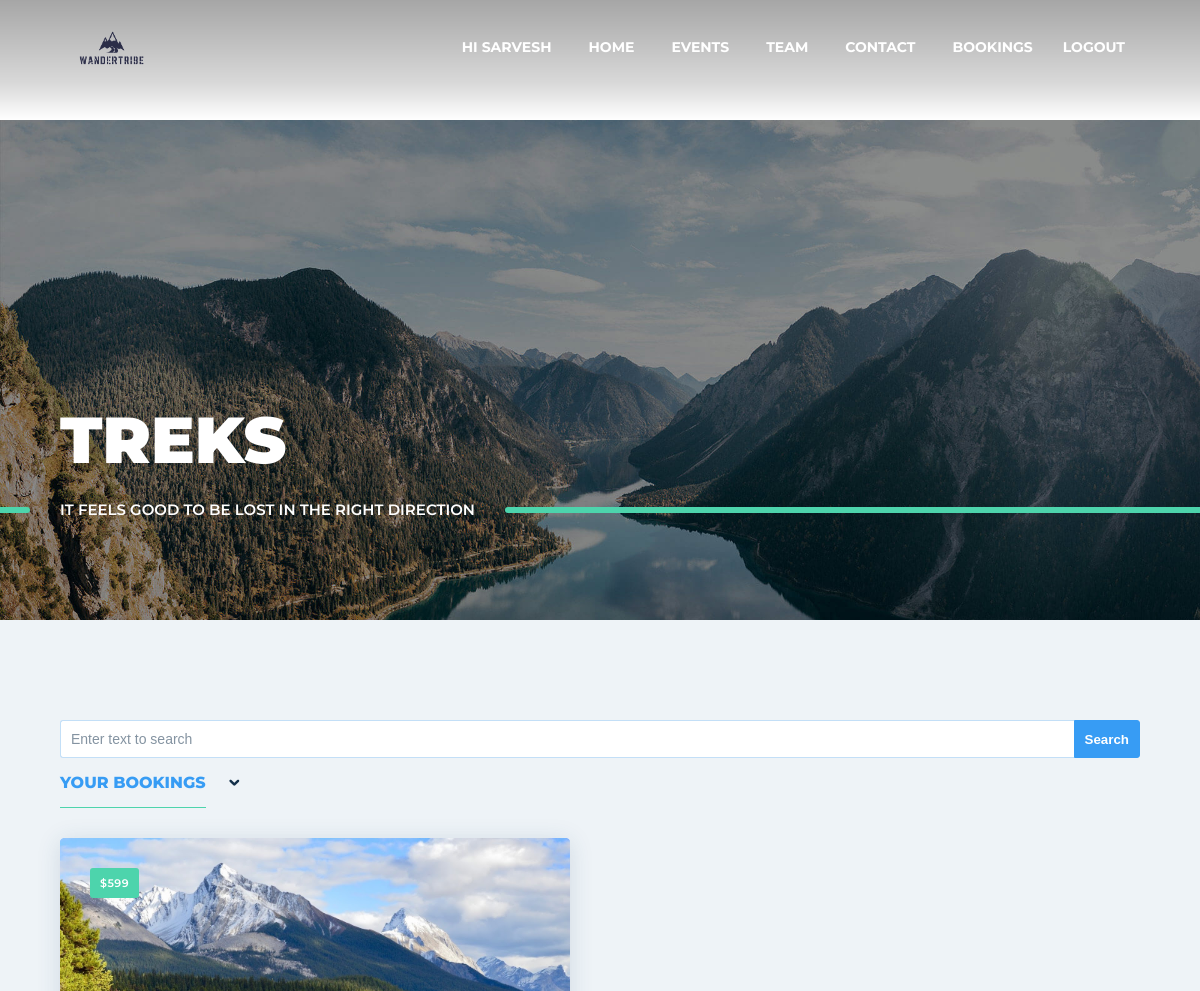
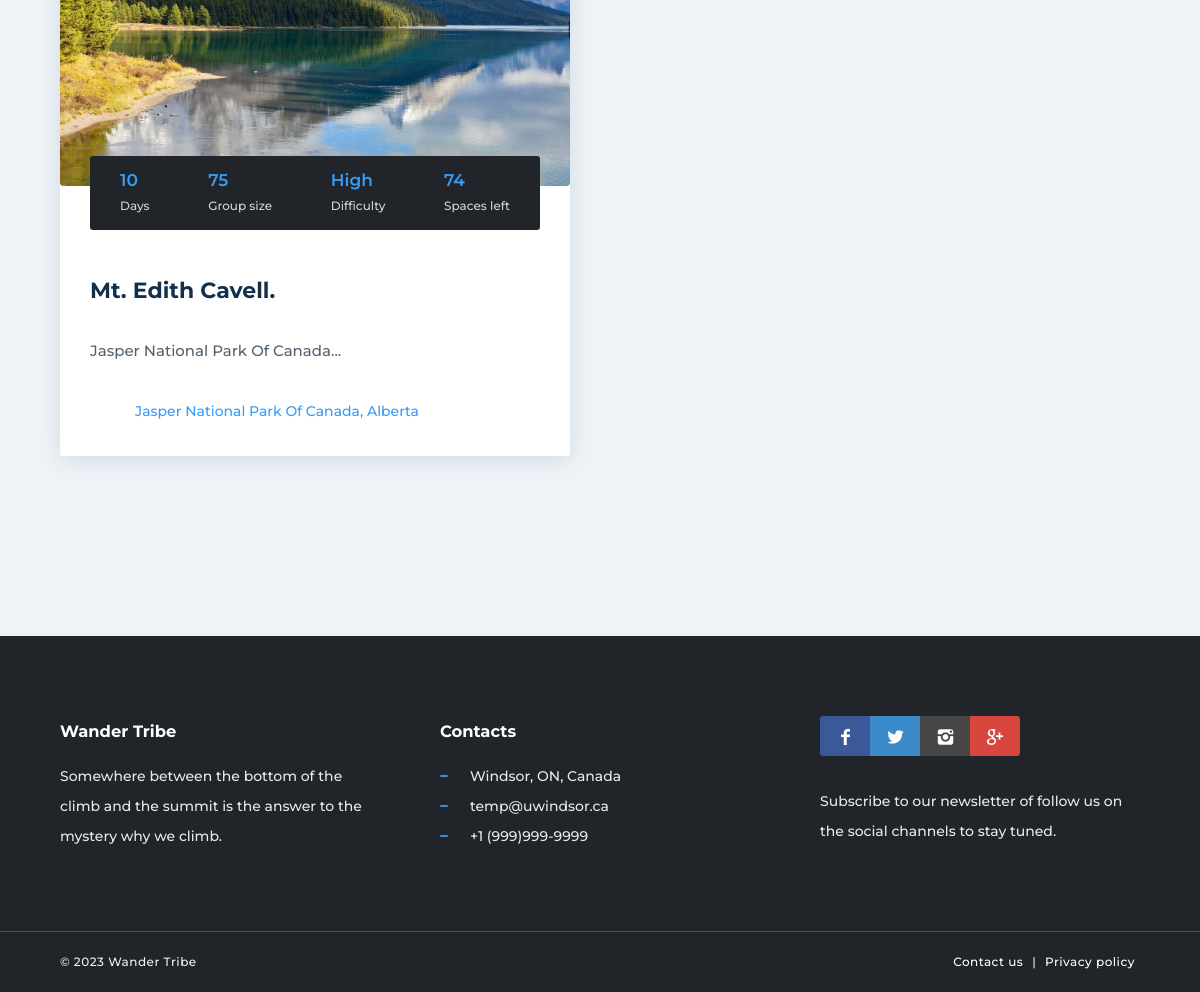
Page /bookings (signed in) on the committed database (2 pictures, top to bottom).
### main/models.py (models this page shows, shortened)
class Hike(models.Model):
    LEVEL = [
        ("High", "High"),
        ("Low", "Low"),
        ("Medium", "Medium"),
    ]
    description = models.CharField(max_length=1000)
    duration = models.IntegerField(default=1)
    distance = models.IntegerField(default=1)
    group_size = models.IntegerField(default=1)
    trail = models.CharField(max_length=1000)
    address = models.CharField(max_length=100)
    mountain = models.CharField(max_length=100)
    altitude = models.IntegerField(default=1)
    area = models.IntegerField(default=1)
    cost = models.IntegerField(default=1)
    level = models.CharField(max_length=100, choices=LEVEL, default='High')
    hike_date = models.DateField()
    available_capcity = models.IntegerField(default=0)
    gmap_url = models.CharField(max_length=10000)
    user_id = models.ForeignKey(Guide, on_delete=models.CASCADE, null=False)
    image = models.ImageField(upload_to='images/Hikes/', null=True, blank=True)
    image_name = models.CharField(max_length=500, null=True, blank=True)
    created_at = models.DateTimeField(auto_now_add=True)
    updated_at = models.DateTimeField(auto_now=True)

### main/views.py (the view)
# urls.py: path('bookings', views.myBooking, name='bookings'),
@login_required(login_url='main:login')
def myBooking(request):
    enrolledHikers = EnrolledHikers.objects.filter(user=request.user.pk).values_list('hike')
    if request.method == "GET":
        search_text = request.GET.get('search')
        if search_text is not None:
            booked_treks = Hike.objects.filter(pk__in=enrolledHikers).filter(mountain__contains=search_text)
        else:
            booked_treks = Hike.objects.filter(pk__in=enrolledHikers)
    return render(request, 'booking.html', {"booked_treks": booked_treks})

### main/templatetags/custom_tags.py (called while the page is built)
@register.filter(name='subtract')
def subtract(a,b):
  return a-b

### main/templates/booking.html (shortened to what this page needs)
{% extends 'base.html' %}
{% load static %}
{% load custom_tags %}
{% block main_content %}
<header class="header-image ken-burn-center light" data-parallax="true" data-natural-height="1080" data-natural-width="1920" data-bleed="0" data-image-src="{% static 'media/hd-3.jpg' %}" data-offset="0">
    <div class="container">
        <h1>Treks</h1>
        <h2>It feels good to be lost in the right direction</h2>
    </div>
</header>
<main>
    <section class="section-base section-color">
        <div class="container">
            <div class="maso-list gap-30" data-columns="2" data-columns-lg="2" data-columns-sm="1">
                <form action="{% url 'main:bookings' %}" method="GET" value="{{request.GET.search}}">
                    <div class="input-text-btn">
                        <input class="input-text" name="search" value="{{request.GET.search}}" type="text" placeholder="Enter text to search" ><input type="submit" value="Search" class="btn">
                    </div>
                </form>
                <div class="menu-inner">
                    <ul>
                        <li class="active"><a data-filter="maso-item" href="#">Your Bookings</a></li>
                        <li><a class="maso-order" data-sort="asc"></a></li>
                    </ul>
                </div>
                <div class="maso-box">
                    {% for i in booked_treks %}
                    <div class="maso-item {{ i.level }}">
                        <div class="cnt-box cnt-box-info boxed" data-href="singleTrek/{{i.pk}}">
                            <div class="extra-field">${{ i.cost }}</div>
                            <a href="singleTrek/{{i.pk}}" class="img-box">
                                <img src="{{ i.image.url }}" alt="" />
                            </a>
                            <div class="caption">
                                <h2>{{ i.mountain }}</h2>
                                <div class="cnt-info">
                                    <div><span>Days</span><span>{{ i.duration }}</span></div>
                                    <div><span>Group size</span><span>{{ i.group_size }}</span></div>
                                    <div><span>Difficulty</span><span>{{ i.level }}</span></div>
                                    <div><span>Spaces left</span><span>{{ i.group_size|subtract:i.available_capcity }}</span></div>
                                </div>
                                <p>
                                    {{ i.description|slice:":100" }}...
                                </p>
                                <div class="bottom-info">
                                    {{ i.address }}
                                </div>
                            </div>
                        </div>
                    </div>
                    {% empty %}
                        <br><br>
                        <h4>&ensp;&ensp;&ensp;&ensp;You do not have any bookings</h4>
                    {% endfor %}
                </div>
            </div>
            <hr class="space" />
        </div>
    </section>
</main>
{% endblock %}

### main/templates/base.html (shortened to what this page needs)
{% load static %}
<!DOCTYPE html>
<html lang="en">
        <head>
        <link rel="stylesheet" href="{% static 'themekit/css/bootstrap-grid.css' %}">
        <link rel="stylesheet" href="{% static 'themekit/css/style.css' %}">
        <link rel="stylesheet" href="{% static 'themekit/css/glide.css' %}">
        <link rel="stylesheet" href="{% static 'themekit/css/magnific-popup.css' %}">
        <link rel="stylesheet" href="{% static 'themekit/css/content-box.css' %}">
        <link rel="stylesheet" href="{% static 'themekit/css/contact-form.css' %}">
        <link rel="stylesheet" href="{% static 'themekit/css/media-box.css' %}">
        <link rel="stylesheet" href="{% static 'skin.css' %}">
        </head>
        <body class="page-main">
        <nav class="menu-classic menu-fixed menu-transparent light align-right" data-menu-anima="fade-in">
            <div class="container">
                <div class="menu-brand">
                    <a href="{% url 'main:index' %}">
                        <img class="logo-default scroll-hide" src="{% static 'media/wander_tribe_logo.png' %}" alt="logo" />
                    </a>
                </div>
                <div class="menu-cnt">
                    <ul id="main-menu">
                        {% if request.user.is_authenticated %}
                        <li class="dropdown">
                            <a href="{% url 'main:profile' %}">Hi {{ request.user.first_name }}</a>
                        </li>
                        {% endif %}
                        <li class="dropdown">
                            <a href="{% url 'main:index' %}">Home</a>
                        </li>
                        <li class="dropdown">
                            <a href="{% url 'main:treks' %}">Events</a>
                        </li>
                        <li class="dropdown">
                            <a href="{% url 'main:team' %}">Team</a>
                        </li>
                        <li class="dropdown">
                            <a href="{% url 'main:contact' %}">Contact</a>
                        </li>
                        {% if request.user.is_authenticated %}
                            <li>
                                <a href="{% url 'main:bookings' %}">Bookings</a>
                            </li>
                            <li>
                                <a href="{% url 'main:logout' %}">Logout</a>
                            </li>
                        {% endif %}
                    </ul>
                </div>
            </div>
        </nav>
            {% block main_content %} {% endblock %}
        <footer class="light">
            <div class="container">
                <div class="row">
                    <div class="col-lg-4">
                        <h3>Wander Tribe</h3>
                        <p>Somewhere between the bottom of the climb and the summit is the answer to the mystery why we climb.</p>
                    </div>
                    <div class="col-lg-4">
                        <h3>Contacts</h3>
                        <ul class="icon-list icon-line">
                            <li>Windsor, ON, Canada</li>
                            <li>temp@uwindsor.ca</li>
                            <li>+1 (999)999-9999</li>
                        </ul>
                    </div>
                    <div class="col-lg-4">
                        <div class="icon-links icon-social icon-links-grid social-colors">
                            <a class="facebook"><i class="icon-facebook"></i></a>
                            <a class="twitter"><i class="icon-twitter"></i></a>
                            <a class="instagram"><i class="icon-instagram"></i></a>
                            <a class="google"><i class="icon-google"></i></a>
                        </div>
                        <hr class="space-sm" />
                        <p>Subscribe to our newsletter of follow us on the social channels to stay tuned.</p>
                    </div>
                </div>
            </div>
            <div class="footer-bar">
                <div class="container">
                    <span>© 2023 Wander Tribe</span>
                    <span><a href="#">Contact us</a> | <a href="#">Privacy policy</a></span>
                </div>
            </div>
            <link rel="stylesheet" href="{% static 'themekit/media/icons/iconsmind/line-icons.min.css' %}">
        </footer>
    </body>
</html>

### main/static/themekit/css/content-box.css (style rules this page uses)
.cnt-box { position: relative; overflow: hidden; }
.cnt-box .caption h2 { font-size: 20px; margin-top: 0; margin-bottom: 15px; }
.cnt-box .caption p { font-size: 15px; margin: 0; }
.cnt-box.boxed { border-radius: 3px; }
.cnt-box.boxed .caption { padding: 30px; }
.cnt-box-info { position: relative; }
.cnt-box-info .cnt-info { padding: 15px 0; }
.cnt-box-info .cnt-info > div { display: flex; justify-content: space-between; }
.cnt-box-info .caption { padding-top: 30px; }
.cnt-box-info .bottom-info { padding: 15px 0 0 0; }
.cnt-box-info .extra-field { position: absolute; z-index: 1; margin: 15px; }
.cnt-box-info.boxed .extra-field { margin: 30px; }

### rows in the picture
Hike: cost "599", image (picture), mountain "Mt. Edith Cavell.", duration "10", group_size "75", level "High", group_size|subtract "74", description "Jasper National Park Of Canada", address "Jasper National Park Of Canada, Alberta"

### other values in the picture
{{ request.user.first_name }} "SARVESH"
